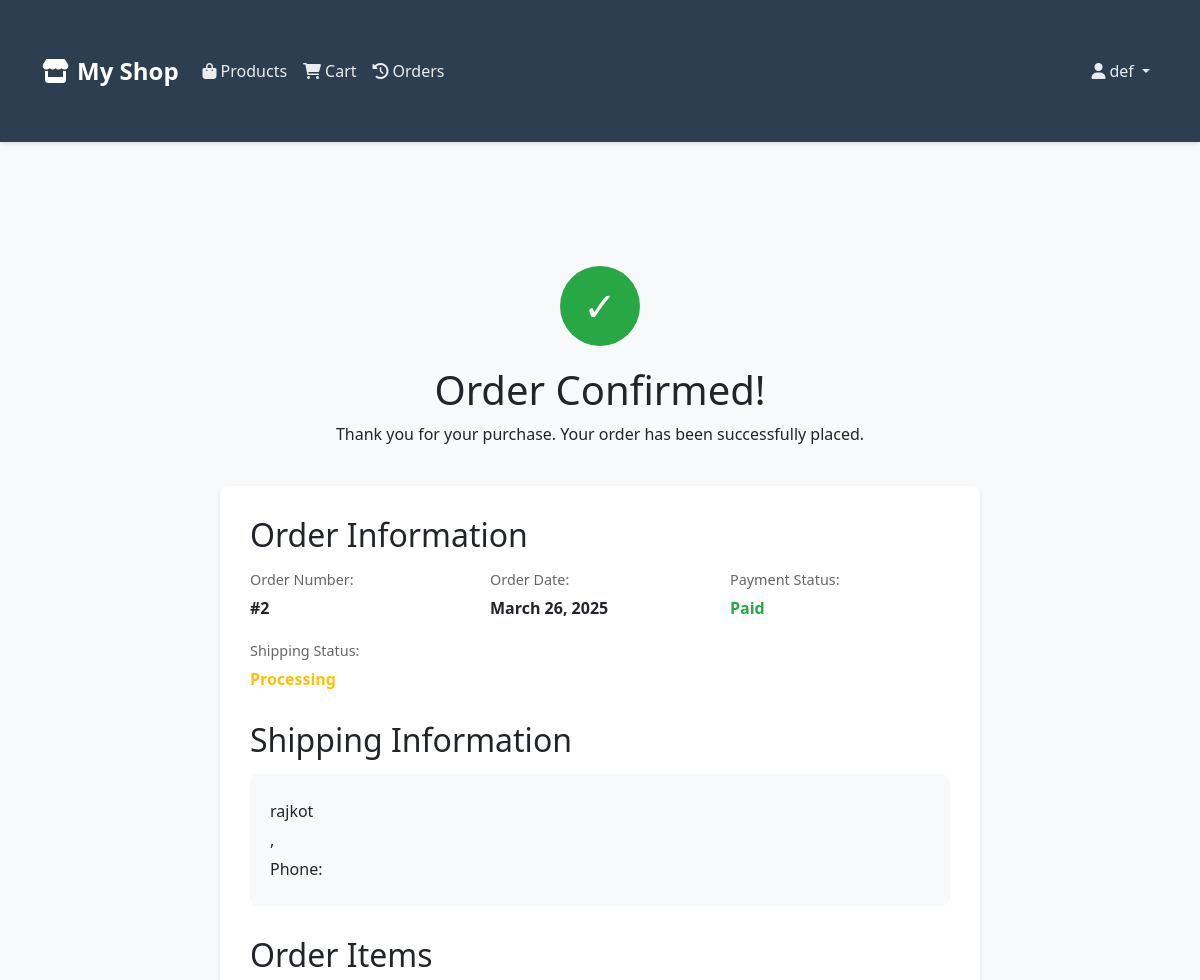
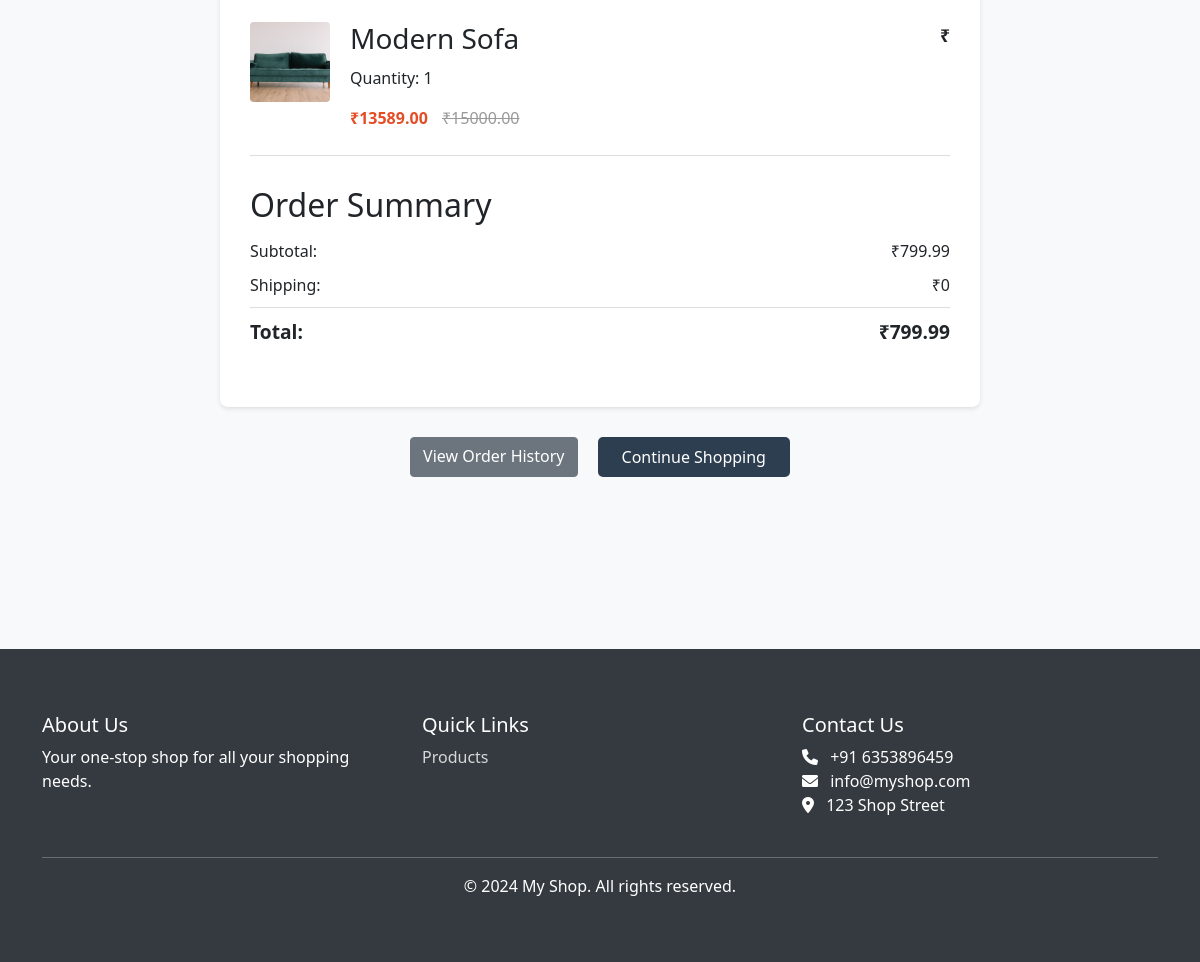
The page /order/confirmation/2/ (signed in) on the database its author committed (2 pictures, top to bottom).
### myapp/models.py (models this page shows, shortened)
class Order(models.Model):
    STATUS = (
        ('Pending', 'Pending'),
        ('Order Confirmed', 'Order Confirmed'),
        ('Out for Delivery', 'Out for Delivery'),
        ('Delivered', 'Delivered'),
    )
    customer = models.ForeignKey(Customer, on_delete=models.CASCADE)
    cart = models.ForeignKey(Cart, on_delete=models.CASCADE)
    order_date = models.DateTimeField(auto_now_add=True)
    status = models.CharField(max_length=50, choices=STATUS, default='Pending')
    total_amount = models.DecimalField(max_digits=10, decimal_places=2)
    shipping_address = models.TextField()
    payment_status = models.BooleanField(default=False)

class OrderItem(models.Model):
    order = models.ForeignKey(Order, on_delete=models.CASCADE)
    product = models.ForeignKey(Product, on_delete=models.CASCADE)
    quantity = models.IntegerField(default=1)
    price = models.DecimalField(max_digits=10, decimal_places=2)

class Product(models.Model):
    name = models.CharField(max_length=100)
    category = models.ForeignKey(Category, on_delete=models.CASCADE, related_name='products')
    description = models.TextField()
    price = models.DecimalField(max_digits=10, decimal_places=2)
    sale_price = models.DecimalField(max_digits=10, decimal_places=2, null=True, blank=True)
    stock = models.IntegerField(default=0)
    material = models.CharField(max_length=100)
    product_image = models.ImageField(upload_to='product_images/')
    additional_images = models.ManyToManyField('ProductImage', blank=True)
    created_at = models.DateTimeField(auto_now_add=True)
    updated_at = models.DateTimeField(auto_now=True)
    is_active = models.BooleanField(default=True)
    is_featured = models.BooleanField(default=False)

### myapp/views.py (the view)
# urls.py: path('order/confirmation/<int:order_id>/', views.order_confirmation, name='order_confirmation'),
@login_required(login_url='login')
def order_confirmation(request, order_id):
    order = get_object_or_404(Order, id=order_id, customer=request.user.customer)
    order.subtotal = order.total_amount
    order.shipping_cost = 0  # Shipping is free
    order.total = order.subtotal + order.shipping_cost
    return render(request, 'myapp/order_confirmation.html', {'order': order})

### myapp/templates/myapp/order_confirmation.html (shortened to what this page needs)
{% extends 'myapp/base.html' %}
{% load static %}
{% block content %}
<div class="container">
    <div class="confirmation-container">
        <div class="confirmation-header">
            <div class="success-icon">✓</div>
            <h1>Order Confirmed!</h1>
            <p>Thank you for your purchase. Your order has been successfully placed.</p>
        </div>
        <div class="order-details">
            <div class="order-info">
                <h2>Order Information</h2>
                <div class="info-grid">
                    <div class="info-item">
                        <span class="label">Order Number:</span>
                        <span class="value">#{{ order.id }}</span>
                    </div>
                    <div class="info-item">
                        <span class="label">Order Date:</span>
                        <span class="value">{{ order.order_date|date:"F d, Y" }}</span>
                    </div>
                    <div class="info-item">
                        <span class="label">Payment Status:</span>
                        <span class="value status-success">Paid</span>
                    </div>
                    <div class="info-item">
                        <span class="label">Shipping Status:</span>
                        <span class="value status-pending">Processing</span>
                    </div>
                </div>
            </div>
            <div class="shipping-info">
                <h2>Shipping Information</h2>
                <div class="address-card">
                    <p class="address">{{ order.shipping_address }}</p>
                    <p class="city">{{ order.shipping_city }}, {{ order.shipping_state }} {{ order.shipping_zip_code }}</p>
                    <p class="phone">Phone: {{ order.shipping_phone }}</p>
                </div>
            </div>
            <div class="order-items">
                <h2>Order Items</h2>
                {% for item in order.orderitem_set.all %}
                    <div class="order-item">
                        <img src="{{ item.product.product_image.url }}" alt="{{ item.product.name }}" style="width: 80px; height: 80px; object-fit: cover;">
                        <div class="item-info">
                            <h3>{{ item.product.name }}</h3>
                            <p>Quantity: {{ item.quantity }}</p>
                            <p class="item-price">
                                {% if item.product.sale_price %}
                                    <span class="sale-price">₹{{ item.product.sale_price }}</span>
                                    <span class="original-price">₹{{ item.product.price }}</span>
                                {% else %}
                                    <span>₹{{ item.product.price }}</span>
                                {% endif %}
                            </p>
                        </div>
                        <div class="item-total">
                            ₹{{ item.get_total_price }}
                        </div>
                    </div>
                {% endfor %}
            </div>
            <div class="order-summary">
                <h2>Order Summary</h2>
                <div class="summary-details">
                    <div class="summary-item">
                        <span>Subtotal:</span>
                        <span>₹{{ order.subtotal }}</span>
                    </div>
                    <div class="summary-item">
                        <span>Shipping:</span>
                        <span>₹{{ order.shipping_cost }}</span>
                    </div>
                    <div class="summary-item total">
                        <span>Total:</span>
                        <span>₹{{ order.total }}</span>
                    </div>
                </div>
            </div>
        </div>
        <div class="confirmation-actions">
            <a href="{% url 'order_history' %}" class="btn btn-secondary">View Order History</a>
            <a href="{% url 'product_list' %}" class="btn btn-primary">Continue Shopping</a>
        </div>
    </div>
</div>
{% endblock %}

### myapp/templates/myapp/base.html (shortened to what this page needs)
<!DOCTYPE html>
<html lang="en">
<head>
    <link href="https://cdn.jsdelivr.net/npm/bootstrap@5.1.3/dist/css/bootstrap.min.css" rel="stylesheet">
    <link rel="stylesheet" href="https://cdnjs.cloudflare.com/ajax/libs/font-awesome/6.0.0/css/all.min.css">
</head>
<body>
    <nav class="navbar navbar-expand-lg">
        <div class="container">
            <a class="navbar-brand" href="{% url 'product_list' %}">
                <i class="fas fa-store me-2"></i>My Shop
            </a>
            <div class="collapse navbar-collapse" id="navbarNav">
                <ul class="navbar-nav me-auto">
                    <li class="nav-item">
                        <a class="nav-link" href="{% url 'product_list' %}">
                            <i class="fas fa-shopping-bag me-1"></i>Products
                        </a>
                    </li>
                    {% if user.is_authenticated %}
                        {% if user.userprofile.user_type == 'shopkeeper' %}
                            <li class="nav-item">
                                <a class="nav-link {% if request.resolver_match.url_name == 'shopkeeper_dashboard' %}active{% endif %}" href="{% url 'shopkeeper_dashboard' %}">
                                    <i class="fas fa-tachometer-alt me-1"></i>Dashboard
                                </a>
                            </li>
                            <li class="nav-item">
                                <a class="nav-link {% if request.resolver_match.url_name == 'add_product' %}active{% endif %}" href="{% url 'add_product' %}">
                                    <i class="fas fa-plus me-1"></i>Add Product
                                </a>
                            </li>
                            <li class="nav-item">
                                <a class="nav-link {% if request.resolver_match.url_name == 'all_orders' %}active{% endif %}" href="{% url 'all_orders' %}">
                                    <i class="fas fa-list me-1"></i>All Orders
                                </a>
                            </li>
                        {% else %}
                            <li class="nav-item">
                                <a class="nav-link {% if request.resolver_match.url_name == 'cart' %}active{% endif %}" href="{% url 'cart' %}">
                                    <i class="fas fa-shopping-cart me-1"></i>Cart
                                </a>
                            </li>
                            <li class="nav-item">
                                <a class="nav-link {% if request.resolver_match.url_name == 'order_history' %}active{% endif %}" href="{% url 'order_history' %}">
                                    <i class="fas fa-history me-1"></i>Orders
                                </a>
                            </li>
                        {% endif %}
                    {% endif %}
                </ul>
                <ul class="navbar-nav">
                    {% if user.is_authenticated %}
                        <li class="nav-item dropdown">
                            <a class="nav-link dropdown-toggle" href="#" id="navbarDropdown" role="button" data-bs-toggle="dropdown">
                                <i class="fas fa-user me-1"></i>{{ user.username }}
                            </a>
                        </li>
                    {% endif %}
                </ul>
            </div>
        </div>
    </nav>
    <div class="container">
        {% block content %}
        {% endblock %}
    </div>
    <footer class="footer">
        <div class="container">
            <div class="row">
                <div class="col-md-4">
                    <h5>About Us</h5>
                    <p>Your one-stop shop for all your shopping needs.</p>
                </div>
                <div class="col-md-4">
                    <h5>Quick Links</h5>
                    <ul class="list-unstyled">
                        <li><a href="{% url 'product_list' %}">Products</a></li>
                    </ul>
                </div>
                <div class="col-md-4">
                    <h5>Contact Us</h5>
                    <ul class="list-unstyled">
                        <li><i class="fas fa-phone me-2"></i> +91 6353896459</li>
                        <li><i class="fas fa-envelope me-2"></i> info@myshop.com</li>
                        <li><i class="fas fa-map-marker-alt me-2"></i> 123 Shop Street</li>
                    </ul>
                </div>
            </div>
            <hr class="mt-4">
            <div class="text-center">
                <p class="mb-0">&copy; 2024 My Shop. All rights reserved.</p>
            </div>
        </div>
    </footer>
</body>
</html>

### myapp/templates/myapp/base.html (style rules this page uses)
:root { --primary-color: #2c3e50; --secondary-color: #2c3e50; --accent-color: #e74c3c; --light-gray: #f8f9fa; --dark-gray: #343a40; }
body { font-family: 'Segoe UI', Tahoma, Geneva, Verdana, sans-serif; background-color: var(--light-gray); }
.navbar { background-color: var(--primary-color); box-shadow: 0 2px 4px rgba(0,0,0,0.1); padding: 1rem 0; }
.navbar-brand { font-weight: bold; color: white !important; font-size: 1.5rem; }
.nav-link { color: rgba(255,255,255,0.9) !important; transition: color 0.3s ease; padding: 0.5rem 1rem; }
.container { padding-top: 2rem; padding-bottom: 2rem; }
.btn-primary { background-color: var(--secondary-color); border: none; padding: 0.5rem 1.5rem; border-radius: 5px; transition: background-color 0.3s ease; }
.footer { background-color: var(--dark-gray); color: white; padding: 2rem 0; margin-top: 3rem; }
.footer a { color: rgba(255,255,255,0.8); text-decoration: none; transition: color 0.3s ease; }

### myapp/templates/myapp/order_confirmation.html (style rules this page uses)
.confirmation-container { max-width: 800px; margin: 40px auto; padding: 20px; }
.confirmation-header { text-align: center; margin-bottom: 40px; }
.success-icon { width: 80px; height: 80px; background: #28a745; color: white; border-radius: 50%; display: flex; align-items: center; justify-content: center; font-size: 40px; margin: 0 auto 20px; }
.order-details { background: #fff; border-radius: 8px; box-shadow: 0 2px 4px rgba(0,0,0,0.1); padding: 30px; margin-bottom: 30px; }
.order-info, .shipping-info, .order-items, .order-summary { margin-bottom: 30px; }
.info-grid { display: grid; grid-template-columns: repeat(auto-fit, minmax(200px, 1fr)); gap: 20px; margin-top: 15px; }
.info-item { display: flex; flex-direction: column; }
.label { color: #666; font-size: 0.9em; margin-bottom: 5px; }
.value { font-weight: bold; }
.status-success { color: #28a745; }
.status-pending { color: #ffc107; }
.address-card { background: #f8f9fa; padding: 20px; border-radius: 8px; margin-top: 15px; }
.address-card p { margin: 5px 0; }
.order-item { display: grid; grid-template-columns: auto 1fr auto; gap: 20px; padding: 20px 0; border-bottom: 1px solid #ddd; }
.order-item img { border-radius: 4px; }
.item-info h3 { margin: 0 0 10px 0; }
.item-price { margin: 5px 0; }
.sale-price { color: #e44d26; font-weight: bold; margin-right: 10px; }
.original-price { text-decoration: line-through; color: #999; }
.item-total { font-weight: bold; font-size: 1.1em; }
.summary-details { margin-top: 15px; }
.summary-item { display: flex; justify-content: space-between; margin-bottom: 10px; }
.summary-item.total { font-size: 1.2em; font-weight: bold; border-top: 1px solid #ddd; padding-top: 10px; margin-top: 10px; }
.confirmation-actions { display: flex; gap: 20px; justify-content: center; }

### rows shown on the page
Order: id "2", order_date "March 26, 2025", shipping_address "rajkot", subtotal "799.99", shipping_cost "0", total "799.99"
OrderItem: product.product_image (picture), product.name "Modern Sofa", quantity "1", product.sale_price "13589.00", product.price "15000.00"

### other values the page prints
{{ user.username }} "def"
